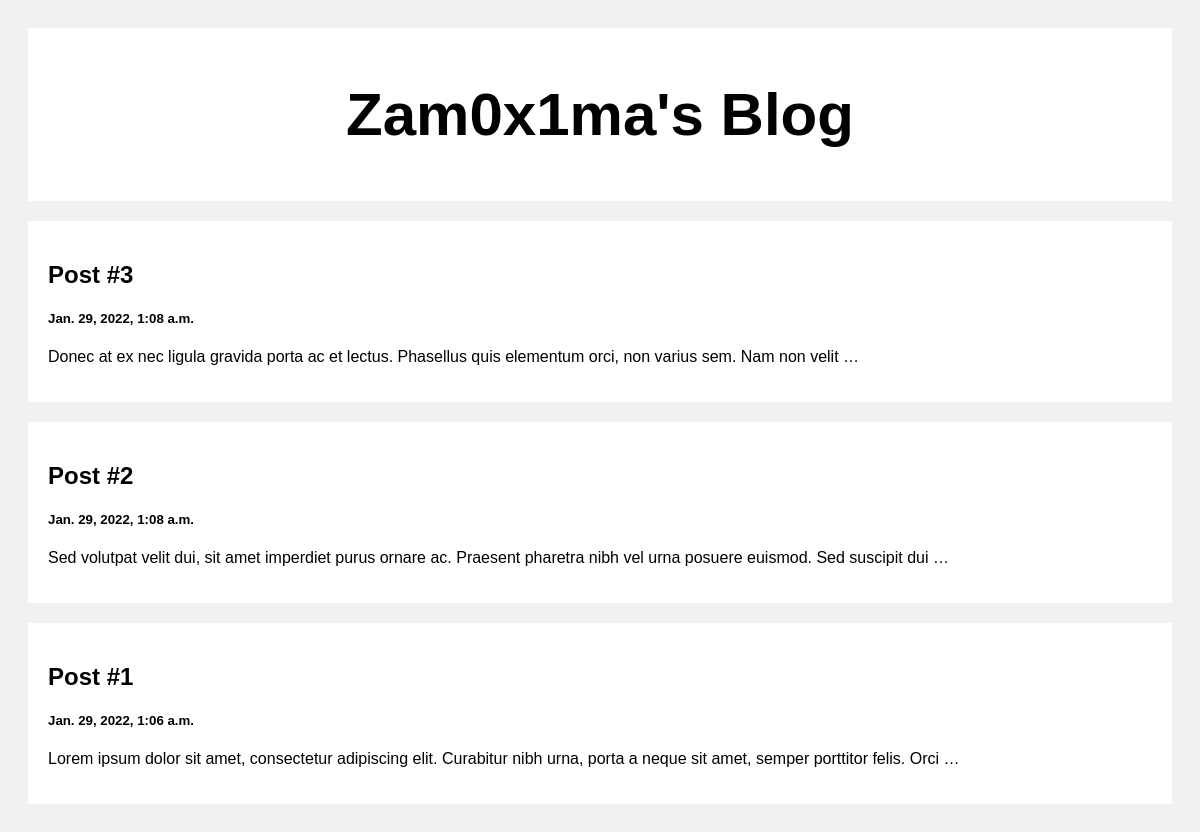
The page / on the database its author committed.
### posts/models.py (models this page shows)
class Post(models.Model):
    title = models.CharField(max_length=100)
    body = models.CharField(max_length=1000000)
    created_at = models.DateTimeField(default=datetime.now, blank=True)

### posts/views.py (the view)
# urls.py: path('', views.index, name='index'),
def index(request):
    posts = Post.objects.all()
    return render(request, 'index.html', {'posts': posts})

### templates/index.html (shortened to what this page needs)
<!DOCTYPE html>
<html>
<head>
</head>
<body>
<div class="header">
  <h2>Zam0x1ma's Blog</h2>
</div>
<div class="row">
  <div class="leftcolumn">
    {% for post in posts reversed %}
    <div class="card">
      <a style="text-decoration: none; color: black;" href="post/{{post.id}}">
        <h2>{{post.title}}</h2>
        <h5>{{post.created_at}}</h5>
        <p>{{post.body|truncatewords:20}}</p>
      </a>
    </div>
    {% endfor %}
  </div>
</div>
</body>
</html>

### templates/index.html (style rules this page uses)
* { box-sizing: border-box; }
body { font-family: Arial; padding: 20px; background: #f1f1f1; }
.header { padding: 2px; font-size: 40px; text-align: center; background: white; }
.leftcolumn { float: left; width: 100%; }
.card { background-color: white; padding: 20px; margin-top: 20px; }
.row:after { content: ""; display: table; clear: both; }

### rows shown on the page
Post: title "Post #3", created_at "Jan. 29, 2022, 1:08 a.m.", body "Donec at ex nec ligula gravida porta ac et lectus. Phasellus quis elementum orci, non varius sem. Nam non velit …"
Post: title "Post #2", created_at "Jan. 29, 2022, 1:08 a.m.", body "Sed volutpat velit dui, sit amet imperdiet purus ornare ac. Praesent pharetra nibh vel urna posuere euismod. Sed suscipit dui …"
Post: title "Post #1", created_at "Jan. 29, 2022, 1:06 a.m.", body "Lorem ipsum dolor sit amet, consectetur adipiscing elit. Curabitur nibh urna, porta a neque sit amet, semper porttitor felis. Orci …"
